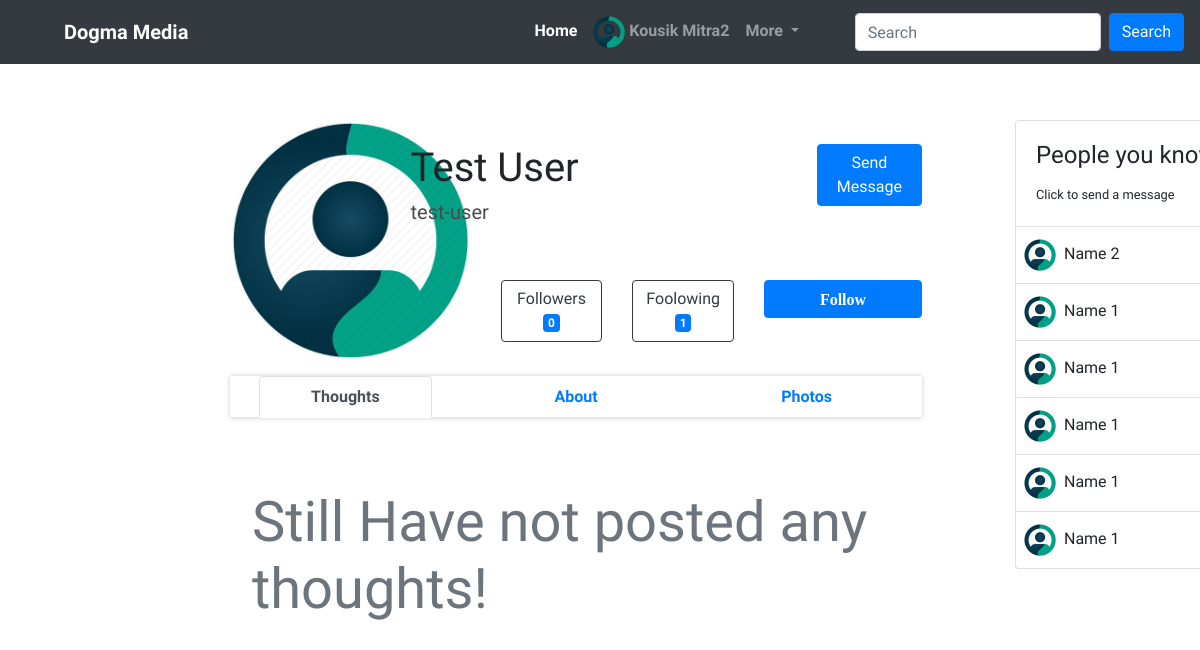
The app's page /profile.php?user_id=3 (signed in) with its own data.
### tables this page shows
CREATE TABLE `profiles` (
  `id` int(11) NOT NULL,
  `users_id` int(11) NOT NULL,
  `bio` text DEFAULT NULL,
  `works` varchar(200) DEFAULT NULL,
  `address` text DEFAULT NULL,
  `phone` varchar(10) DEFAULT NULL,
  `dob` date DEFAULT NULL,
  `followers` int(11) NOT NULL DEFAULT 0,
  `following` int(11) NOT NULL DEFAULT 0,
  `profile_photo` text DEFAULT './profile_images/profile-icon.png'
);

CREATE TABLE `users` (
  `id` int(11) NOT NULL,
  `username` varchar(30) NOT NULL,
  `name` varchar(50) NOT NULL,
  `email` varchar(50) NOT NULL,
  `password` varchar(200) NOT NULL,
  `verified` tinyint(1) NOT NULL DEFAULT 0,
  `reg_time` timestamp NOT NULL DEFAULT current_timestamp()
);

### profile.php (the view, shortened to what this page needs)
<?php
require_once "./database/dbconnection.php";
if (isset($_GET['user_id'])) {
    $user_id = $_GET['user_id'];
    $sql = "SELECT users.username AS 'USERNAME', users.name AS 'NAME', profiles.profile_photo AS 'PROFILE_PHOTO', profiles.bio AS 'BIO', profiles.works AS 'WORKS', profiles.address AS 'ADDRESS', profiles.followers AS 'FOLLOWERS', profiles.following AS 'FOLLOWING' FROM users, profiles WHERE users.id = profiles.users_id AND users.id = {$user_id};";
    $user_result = $conn->query($sql);
    if ($user_result->num_rows != 1) {
        header('location:./info.php');
    } else {
        $user_info = $user_result->fetch_assoc();
        $username = $user_info['USERNAME'];
        $name = $user_info['NAME'];
        $profile_photo = $user_info['PROFILE_PHOTO'];
        $followers = $user_info['FOLLOWERS'];
        $following = $user_info['FOLLOWING'];
    }
}
?>
<!DOCTYPE html>
<html lang="en">
<head>
    <?php require_once "./includes/links.php"; ?>
    <link rel="stylesheet" href="./css/my_photos.css">
</head>
<body>
    <div class="container-main">
        <?php include_once "./includes/header.php"; ?>
        <div class="main" style="margin-top:15vh;">
            <div class="container-fluid">
                <div class="row">
                    <div class="col-8 offset-2">
                        <div class="container-fluid" style="background:background: rgba(238, 236, 236, 0.705);">
                            <div class="row">
                                <div class="col">
                                    <div class="row">
                                        <div class="col-3 text-center">
                                            <img src="<?php echo $profile_photo; ?>" alt="" class="profile-photo rounded-circle">
                                        </div>
                                        <div class="col-9">
                                            <div class="row mt-4">
                                                <div class="col-9">
                                                    <div class="row">
                                                        <div class="col">
                                                            <h1 class="full-name w-100"><?php echo $name; ?></h1>
                                                        </div>
                                                    </div>
                                                    <h5 class="user-name"><?php echo $username; ?></h5>
                                                </div>
                                                <div class="col-3">
                                                    <a href="" class="btn btn-primary float-right">Send Message</a>
                                                </div>
                                            </div>
                                            <div class="row mt-5">
                                                <div class="col-2"></div>
                                                <div class="col-10">
                                                    <div class="row">
                                                        <div class="col">
                                                            <a href="" class="btn btn-outline-dark w-100">Followers
                                                                <span id="followers" class="badge badge-primary"><?php echo $followers; ?></span>
                                                            </a>
                                                        </div>
                                                        <div class="col">
                                                            <a href="" class="btn btn-outline-dark w-100">Foolowing
                                                                <span id="following" class="badge badge-primary"><?php echo $following; ?></span>
                                                            </a>
                                                        </div>
                                                        <?php
                                                        if ($user_id != $_SESSION['user_id']) {
                                                            ?>
                                                            <div class="col-5">
                                                                <?php
                                                                $sql = "SELECT `users_id`, `follows` FROM `followers` WHERE users_id = {$_SESSION['user_id']} AND follows = {$user_id};";
                                                                $result = $conn->query($sql);
                                                                if ($result->num_rows == 0) {
                                                                    ?>
                                                                    <a id="follow" href="<?php echo $user_id; ?>" class="btn btn-primary w-100 fa font-weight-bold">Follow</a>
                                                                <?php
                                                            } else {
                                                                ?>
                                                                    <a id="follow" href="<?php echo $user_id; ?>" class="btn btn-primary w-100 fa font-weight-bold">Unfollow</a>
                                                                <?php
                                                            } ?>
                                                            </div>
                                                        <?php
                                                    }
                                                    ?>
                                                    </div>
                                                </div>
                                            </div>
                                        </div>
                                    </div>
                                    <div class="row">
                                        <div class="col">
                                            <div class="profile-tabs mt-3 mb-3">
                                                <ul class="nav nav-tabs justify-content-around" role="tablist">
                                                    <li class="nav-item text-center w-25">
                                                        <a class="nav-link active font-weight-bold" data-toggle="tab" href="#tabs-1" role="tab">Thoughts</a>
                                                    </li>
                                                    <li class="nav-item text-center w-25">
                                                        <a class="nav-link font-weight-bold" data-toggle="tab" href="#tabs-2" role="tab">About</a>
                                                    </li>
                                                    <li class="nav-item text-center w-25">
                                                        <a class="nav-link font-weight-bold" data-toggle="tab" href="#tabs-3" role="tab">Photos</a>
                                                    </li>
                                                </ul>
                                            </div>
                                            <div class="tab-content tab-page">
                                                <div class="tab-pane active" id="tabs-1" role="tabpanel">
                                                    <?php include "./thoughts.php"; ?>
                                                </div>
                                            </div>
                                        </div>
                                    </div>
                                </div>
                            </div>
                        </div>
                    </div>
                    <div class="col-2">
                        <?php include "./includes/chat-section.php"; ?>
                    </div>
                </div>
            </div>
        </div>
    </div>
</body>
</html>

### includes/header.php (shortened to what this page needs)
<div class="header-section fixed-top">
    <nav class="navbar navbar-expand-lg navbar-dark bg-dark">
        <a class="navbar-brand mx-5 font-weight-bolder" href="./home.php">Dogma Media</a>
        <div class="collapse navbar-collapse" id="navbarSupportedContent">
            <ul class="navbar-nav ml-auto mr-5 d-flex align-items-baseline">
                <li class="nav-item active">
                    <a class="nav-link font-weight-bold" href="./home.php">Home <span class="sr-only">(current)</span></a>
                </li>
                <li class="nav-item">
                    <?php
                    $sql = "SELECT users.id AS 'USERID', users.username AS 'USERNAME', users.name AS 'NAME', profiles.profile_photo AS 'PROFILE_PHOTO' FROM users, profiles WHERE users.id = profiles.users_id AND users.id={$_SESSION['user_id']};";
                    $myprofile_info = $conn->query($sql);
                    $myprofile_info = $myprofile_info->fetch_assoc();
                    ?>
                    <a class="nav-link font-weight-bold" href="<?php echo "./profile.php?user_id=".$myprofile_info['USERID'] ?>">
                        <img src="<?php echo $myprofile_info['PROFILE_PHOTO'] ?>" class="profile-icon" alt=""> <?php echo $myprofile_info['NAME']; echo $_SESSION['user_id']; ?>
                    </a>
                </li>
                <li class="nav-item dropdown">
                    <a class="nav-link dropdown-toggle font-weight-bold" href="#" id="navbarDropdown" role="button" data-toggle="dropdown" aria-haspopup="true" aria-expanded="false">
                        More
                    </a>
                </li>
            </ul>
            <form class="form-inline my-2 my-lg-0">
                <input class="form-control mr-sm-2" type="search" placeholder="Search" aria-label="Search">
                <button class="btn btn-primary my-2 my-sm-0" type="submit">Search</button>
            </form>
        </div>
    </nav>
</div>

### css/style.css (style rules this page uses)
body { font-family: 'Comfortaa', cursive !important; }
.main { padding-left: 1%; padding-right: 5%; }
.profile-icon { height: 2rem; width: 2rem }
.user-name { color: rgb(77, 73, 73); }
.profile-photo { height: 15rem; width: 15rem; }
.profile-tabs { box-shadow: 0 0 5px 0 rgba(0, 0, 0, 0.2); }
.tab-page { padding: 1% 1%; }

### css/my_photos.css (style rules this page uses)
*, *::before, *::after { box-sizing: border-box; }

### records on screen
profiles: profile_photo (picture), users.name "Kousik Mitra"
profiles: profile_photo (picture), users.name "Test User", users.username "test-user", followers "0", following "1"

### other values on screen
$_SESSION['user_id'] "2"
